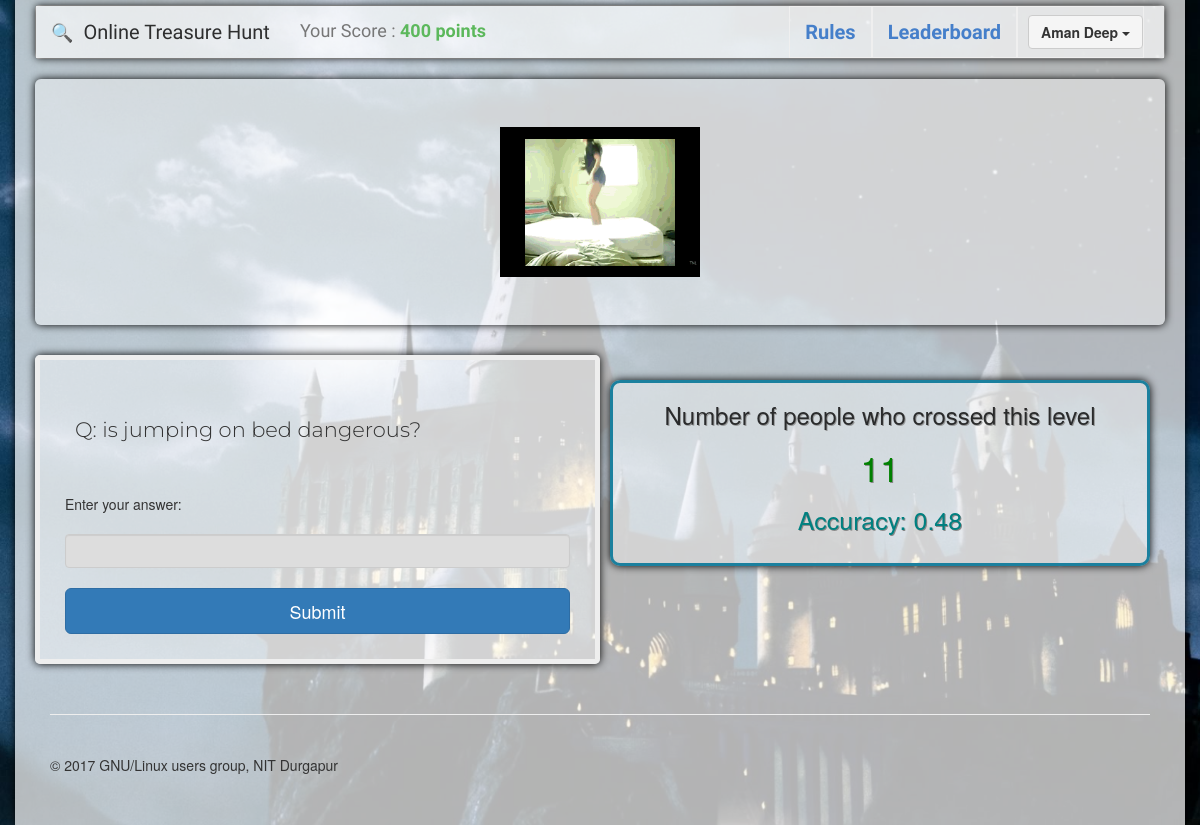
Before: / (signed in) with the older database file.
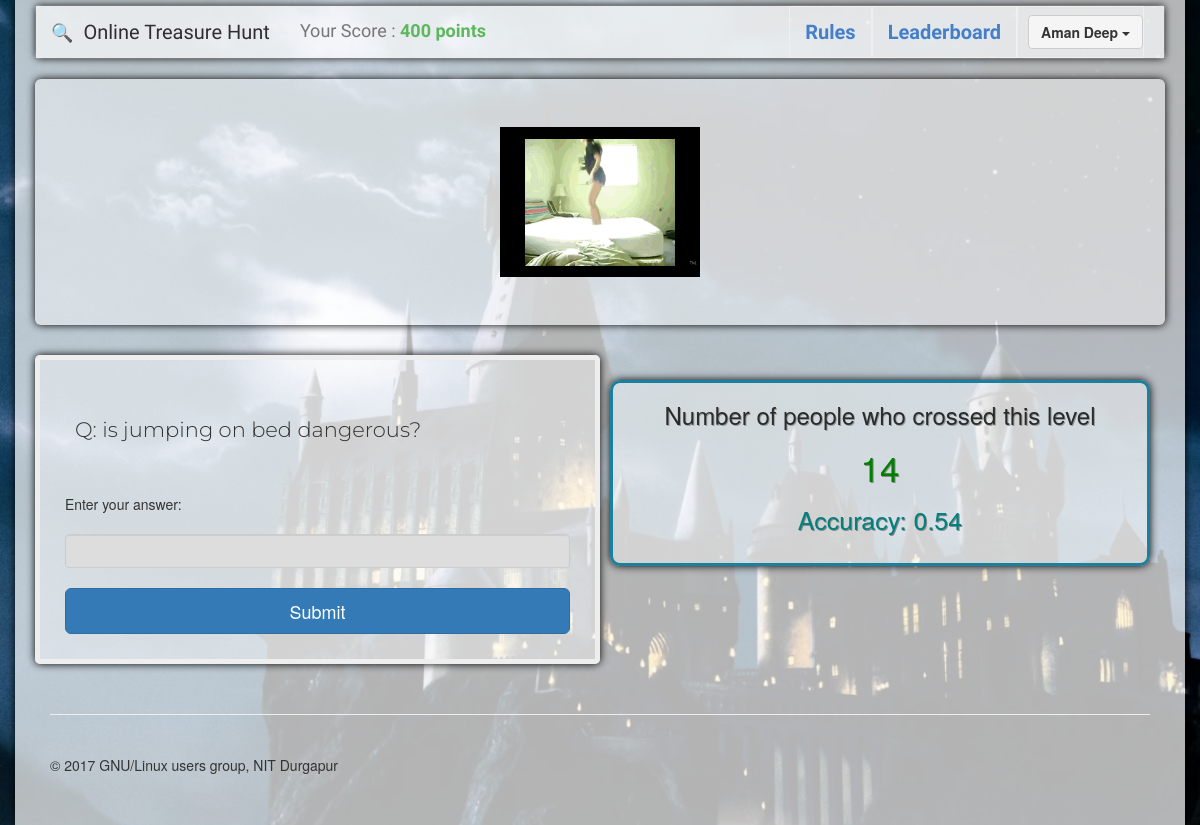
After: the same page with the newer database file.
### oth/models.py (models this page shows, shortened)
class level(models.Model):
    l_number = models.IntegerField()
    image = models.ImageField(upload_to = 'images',default= 'images/level1.jpg')
    text = models.TextField()
    answer = models.CharField(max_length=200)
    numuser = models.IntegerField(default=0)
    accuracy = models.FloatField(default=0)
    wrong = models.IntegerField(default=0)

### oth/views.py (the view)
# urls.py: url(r'^$', views.index, name='index'),
def index(request):
    user = request.user
    if user.is_authenticated():
        player = models.player.objects.get(user_id=request.user.pk)
        try:
            level = models.level.objects.get(l_number=player.max_level)
            return render(request, 'level.html', {'player': player, 'level': level})
        except:
            global last
            if player.max_level > last:
                return render(request, 'win.html', {'player': player})
            return render(request, 'finish.html', {'player': player})
    return render(request, 'index_page.html')

### templates/level.html (shortened to what this page needs)
{% extends 'base.html' %}
{%block content%}
<div class="row">
{% if user and not user.is_anonymous %}
  <nav class="navbar navbar-default">
  <div class="container1">
    <div class="navbar-header">
      <a href="/" style="color:#000" class="navbar-brand"><span92>🔍</span92><span91 style="margin-left:10px;font-family: 'Creepster', cursive;font-size:20px;opacity: 0.8;">Online Treasure Hunt</span91>
      </a>
<div class="navbar-brand" style="font-family:'Capriola',sans-serif;" >Your Score :   <span style="font-weight:bold;color:#5CB85C">{{player.score}} points</span></div>
    </div>
    <div class="collapse navbar-collapse" id="myNavbar">
      <ul class="nav navbar-nav navbar-right">
        <li><a style="font-family:'Capriola',sans-serif;" href="/rules">Rules</a></li>
        <li><a style="font-family:'Capriola',sans-serif;" href="/lboard/">Leaderboard</a></li>
        <li class="dropdown">
          <button class="dropdown-toggle btn btn-default navbar-btn" data-toggle="dropdown" style="margin-left:10px;background-color:#f5f5f5" >
<b>{{ user.get_full_name|default:user.username }}</b>
          <span9 class="caret"></span9>
          </button>
        </li>
      </ul>
    </div>
  </div>
</nav>
{% endif %}
      <div class="jumbotron border-shadow" style="margin-top:15px;background-color:rgba(255, 255, 255, 0.4);">
        <img style="" src="{{level.image.url}}" width="200px"/>
      </div>
        <div class="col-lg-6 rules border-shadow" style="padding:25px">
            <div class="lead" style="padding:10px; font-family: 'Montserrat', sans-serif;  ">
            Q:
            {{ level.text }}
            </div>
        Enter your answer:
        <br>
        <form id="ans" method="post" action="/answer/">
            <br> <input type="text" name="ans" class="form-control" value="" size="50" autofocus/>
            <br />
            <input type="submit" class="btn btn-primary btn-lg btn-block" value="Submit" />
        </form>
        </div>
      <div class="col-lg-6 padleft">
        <div class="sidebox border-shadow" style="padding:15px">
          <p style="font-size:24px;text-align:center;opacity:0.8">Number of people who crossed this level</p>
          <p style="text-align:center;font-size:35px;color:green">{{level.numuser}}</p>
          <p style="text-align:center;font-size:25px;color:#008080">Accuracy: {{level.accuracy}}</p>
        </div>
      </div>
{%endblock%}

Changed rows visible on the page:
changed level "is jumping on bed dangerous?": numuser "11" → "14"; accuracy "0.48" → "0.54"
